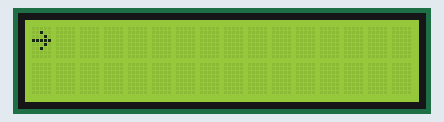
The sketch below on a simulated Arduino Uno, built with avr-gcc and run on an emulated ATmega328P. Shown: 16×2 character LCD.

Above: at 0.1 s.
At 1.3 s:
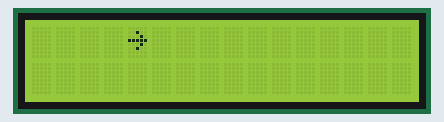
At 2.5 s:
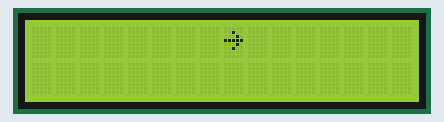
At 5.0 s:
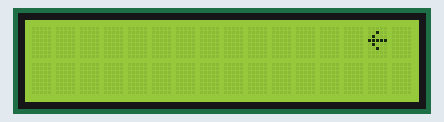
At 7.1 s:
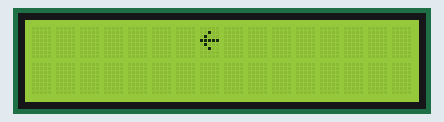
At 9.4 s:
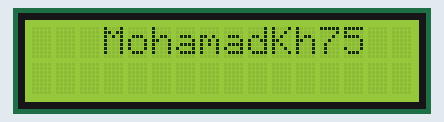

The sketch:

main.ino
```cpp
// RunDuino, Arduino by MohamadKh75
// 2017-06-27
// ********************


#include <LiquidCrystal.h>

LiquidCrystal lcd(8, 9, 4, 5, 6, 7);    //connected to pins


void setup()
{
  lcd.begin(16, 2);

  for (int i = 0 ; i<16 ; ++i)
    {
    lcd.clear();
    lcd.setCursor(i,0);
    lcd.print((char)126);
    delay(300);
    }

  for (int i = 14 ; i>-1 ; --i)
    {
    lcd.clear();
    lcd.setCursor(i,0);
    lcd.print((char)127);

    if (i==0)
      {
      delay(250);
      continue;
      }
    delay(300);
    }

    lcd.clear();
    lcd.setCursor(3,0);
    lcd.write("MohamadKh75");
}

void loop()
{
  // Nothing Here Yet!
}
```
